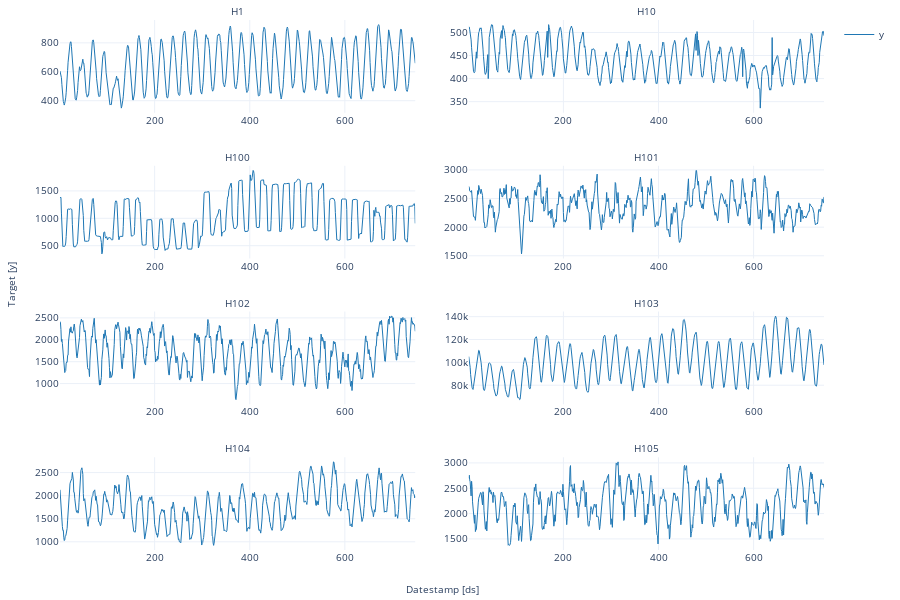

Source (notebook cell):
### Code cell
from statsforecast import StatsForecast
StatsForecast.plot(df, plot_random = False)

### Figure 1 — Plotly figure (JSON) as saved in the notebook; plotly's stock layout.template omitted (floating-point values rounded to 4 significant figures; data arrays with more than 128 entries replaced by an {"elided": "..."} marker saying what was removed)
{"data": [{"legendgroup": "y", "line": {"color": "#1f77b4", "width": 1}, "mode": "lines", "name": "y", "showlegend": true, "type": "scatter", "x": {"elided": "748 int values"}, "xaxis": "x", "y": {"elided": "748 int values"}, "yaxis": "y"}, {"legendgroup": "y", "line": {"color": "#1f77b4", "width": 1}, "mode": "lines", "name": "y", "showlegend": false, "type": "scatter", "x": {"elided": "748 int values"}, "xaxis": "x2", "y": {"elided": "748 int values"}, "yaxis": "y2"}, {"legendgroup": "y", "line": {"color": "#1f77b4", "width": 1}, "mode": "lines", "name": "y", "showlegend": false, "type": "scatter", "x": {"elided": "748 int values"}, "xaxis": "x3", "y": {"elided": "748 float values"}, "yaxis": "y3"}, {"legendgroup": "y", "line": {"color": "#1f77b4", "width": 1}, "mode": "lines", "name": "y", "showlegend": false, "type": "scatter", "x": {"elided": "748 int values"}, "xaxis": "x4", "y": {"elided": "748 int values"}, "yaxis": "y4"}, {"legendgroup": "y", "line": {"color": "#1f77b4", "width": 1}, "mode": "lines", "name": "y", "showlegend": false, "type": "scatter", "x": {"elided": "748 int values"}, "xaxis": "x5", "y": {"elided": "748 int values"}, "yaxis": "y5"}, {"legendgroup": "y", "line": {"color": "#1f77b4", "width": 1}, "mode": "lines", "name": "y", "showlegend": false, "type": "scatter", "x": {"elided": "748 int values"}, "xaxis": "x6", "y": {"elided": "748 int values"}, "yaxis": "y6"}, {"legendgroup": "y", "line": {"color": "#1f77b4", "width": 1}, "mode": "lines", "name": "y", "showlegend": false, "type": "scatter", "x": {"elided": "748 int values"}, "xaxis": "x7", "y": {"elided": "748 int values"}, "yaxis": "y7"}, {"legendgroup": "y", "line": {"color": "#1f77b4", "width": 1}, "mode": "lines", "name": "y", "showlegend": false, "type": "scatter", "x": {"elided": "748 int values"}, "xaxis": "x8", "y": {"elided": "748 int values"}, "yaxis": "y8"}], "layout": {"annotations": [{"font": {"size": 10}, "showarrow": false, "text": "H1", "x": 0.2325, "xanchor": "center", "xref": "paper", "y": 1, "yanchor": "bottom", "yref": "paper"}, {"font": {"size": 10}, "showarrow": false, "text": "H10", "x": 0.7675, "xanchor": "center", "xref": "paper", "y": 1, "yanchor": "bottom", "yref": "paper"}, {"font": {"size": 10}, "showarrow": false, "text": "H100", "x": 0.2325, "xanchor": "center", "xref": "paper", "y": 0.725, "yanchor": "bottom", "yref": "paper"}, {"font": {"size": 10}, "showarrow": false, "text": "H101", "x": 0.7675, "xanchor": "center", "xref": "paper", "y": 0.725, "yanchor": "bottom", "yref": "paper"}, {"font": {"size": 10}, "showarrow": false, "text": "H102", "x": 0.2325, "xanchor": "center", "xref": "paper", "y": 0.45, "yanchor": "bottom", "yref": "paper"}, {"font": {"size": 10}, "showarrow": false, "text": "H103", "x": 0.7675, "xanchor": "center", "xref": "paper", "y": 0.45, "yanchor": "bottom", "yref": "paper"}, {"font": {"size": 10}, "showarrow": false, "text": "H104", "x": 0.2325, "xanchor": "center", "xref": "paper", "y": 0.175, "yanchor": "bottom", "yref": "paper"}, {"font": {"size": 10}, "showarrow": false, "text": "H105", "x": 0.7675, "xanchor": "center", "xref": "paper", "y": 0.175, "yanchor": "bottom", "yref": "paper"}, {"font": {"size": 10}, "showarrow": false, "text": "Datestamp [ds]", "x": 0.5, "xanchor": "center", "xref": "paper", "y": 0, "yanchor": "top", "yref": "paper", "yshift": -30}, {"font": {"size": 10}, "showarrow": false, "text": "Target [y]", "textangle": -90, "x": 0, "xanchor": "right", "xref": "paper", "xshift": -40, "y": 0.5, "yanchor": "middle", "yref": "paper"}], "autosize": true, "font": {"size": 10}, "height": 600, "margin": {"b": 50, "l": 60, "r": 10, "t": 20}, "xaxis": {"anchor": "y", "domain": [0, 0.465], "showticklabels": true, "visible": true}, "xaxis2": {"anchor": "y2", "domain": [0.535, 1.0], "showticklabels": true, "visible": true}, "xaxis3": {"anchor": "y3", "domain": [0, 0.465], "showticklabels": true, "visible": true}, "xaxis4": {"anchor": "y4", "domain": [0.535, 1.0], "showticklabels": true, "visible": true}, "xaxis5": {"anchor": "y5", "domain": [0, 0.465], "showticklabels": true, "visible": true}, "xaxis6": {"anchor": "y6", "domain": [0.535, 1.0], "showticklabels": true, "visible": true}, "xaxis7": {"anchor": "y7", "domain": [0, 0.465], "showticklabels": true, "visible": true}, "xaxis8": {"anchor": "y8", "domain": [0.535, 1.0], "showticklabels": true, "visible": true}, "yaxis": {"anchor": "x", "domain": [0.825, 1]}, "yaxis2": {"anchor": "x2", "domain": [0.825, 1]}, "yaxis3": {"anchor": "x3", "domain": [0.55, 0.725]}, "yaxis4": {"anchor": "x4", "domain": [0.55, 0.725]}, "yaxis5": {"anchor": "x5", "domain": [0.275, 0.45]}, "yaxis6": {"anchor": "x6", "domain": [0.275, 0.45]}, "yaxis7": {"anchor": "x7", "domain": [0, 0.175]}, "yaxis8": {"anchor": "x8", "domain": [0, 0.175]}}}
